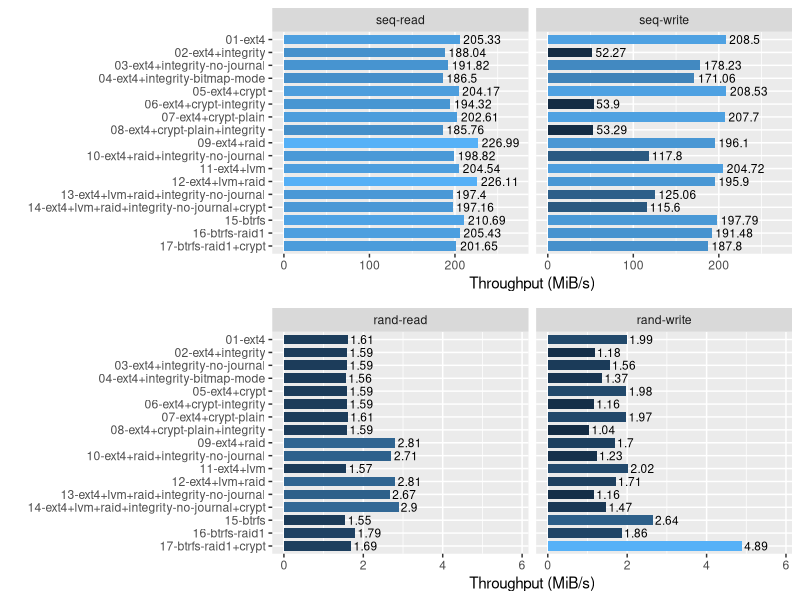

Here is the R script that generated this plot:
#!/usr/bin/env Rscript

library(dplyr)
library(ggplot2)
library(gridExtra)

data <- read.csv("gen/fio.csv", header=F, col.names=c('access', 'case', 'bps', 'mibps'))

plotThroughput <- function(d) {
    ggplot(d, aes(x=mibps, xmax=max(mibps)*1.2, y=case, label=mibps, fill=mibps)) +
        geom_bar(stat='identity', width=0.75) +
        geom_text(hjust=-0.1, size=3) +
        facet_wrap(~access) +
        scale_y_discrete(limits=rev) +
        labs(x='Throughput (MiB/s)', y='') +
        theme(legend.position="none")
}

p1 = plotThroughput(filter(data, grepl("^seq-", access)))
p2 = plotThroughput(filter(data, grepl("^rand-", access)))

a = grid.arrange(p1, p2)
ggsave("gen/fio.svg", a, width=8, height=8, dpi=300)
